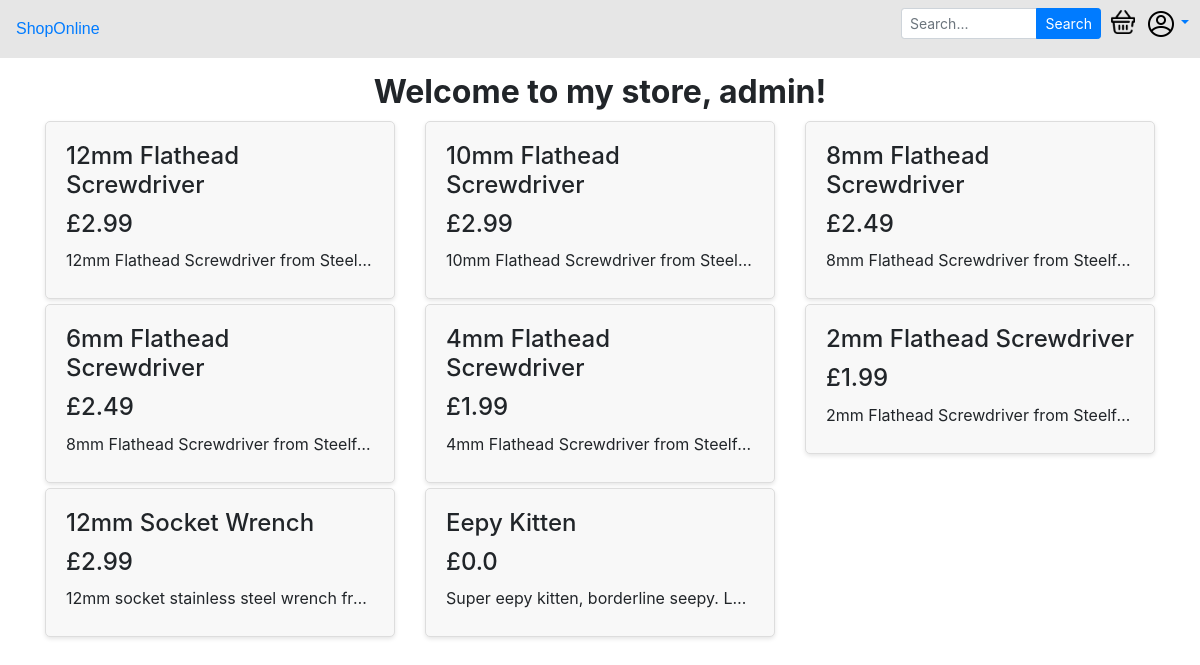
The page /store/ (signed in) on the database its author committed.
### storeapp/models.py (models this page shows, shortened)
class Product(models.Model):
    name = models.CharField(max_length=255)
    description = models.CharField(max_length=255)
    cost = models.FloatField()
    category = models.ForeignKey(Category, null=True, on_delete=models.SET_NULL)

### storeapp/views.py (the view)
# urls.py: path('', views.browse, name='browse'), #Browse all products
def browse(request):
    context = {}
    context["products"] = Product.objects.all()
    return render(request, 'storeapp/browse.html', context)

### storeapp/templates/storeapp/browse.html (shortened to what this page needs)
{% extends 'base.html' %}
{% load static %}
{% block content %}
<span class="loud top">Welcome to my store{% if user.username %}, {{user.username}}{% endif %}!</span>
<div class="container store">
    <div class="row">
    {% if products %}
        {% for product in products %}
            <div class="col-12 col-md-4">
                <div class="product-container" data-product-id="{{ product.id}}">
                    <span>
                        <h1>{{ product.name }}</h1>
                        <h1>£{{ product.cost }}</h1>
                        <span class="description long">{{ product.description }}</span>
                    </span>
                </div>
            </div>
        {% endfor %}
    {% else %}
    <div class="error-container">
        <span>Error loading store.</span>
    </div>
    {% endif %}
    </div>
</div>
{% endblock content %}

### static/css/styles.css (style rules this page uses)
body { font-family: 'Montserrat', sans-serif; justify-content: center; text-align: center; background-color: white; color: black; margin: 0; padding: 0; width: 100%; }
span .loud, .loud { font-size: 32px; font-weight: bold; text-align: center; display: block; }
.top { margin-top: 10px; margin-bottom: 5px; }
.container { max-width: 100%; padding: 0px; }
.product-container { background-color: #f8f8f8; padding: 20px; border: 1px solid #ddd; border-radius: 5px; box-shadow: 0 2px 4px rgba(0, 0, 0, 0.1); margin-bottom: 5px; }
.product-container h1 { font-size: 24px; margin-bottom: 10px; }
.long { display: inline-block; width: 100%; white-space: nowrap; overflow: hidden; text-overflow: ellipsis; }
.row { margin-bottom: 10px; }

### rows shown on the page
Product: name "12mm Flathead Screwdriver", cost "2.99", description "12mm Flathead Screwdriver from Steel…"
Product: name "10mm Flathead Screwdriver", cost "2.99", description "10mm Flathead Screwdriver from Steel…"
Product: name "8mm Flathead Screwdriver", cost "2.49", description "8mm Flathead Screwdriver from Steelf…"
Product: name "6mm Flathead Screwdriver", cost "2.49", description "8mm Flathead Screwdriver from Steelf…"
Product: name "4mm Flathead Screwdriver", cost "1.99", description "4mm Flathead Screwdriver from Steelf…"
Product: name "2mm Flathead Screwdriver", cost "1.99", description "2mm Flathead Screwdriver from Steelf…"
Product: name "12mm Socket Wrench", cost "2.99", description "12mm socket stainless steel wrench fr…"
Product: name "Eepy Kitten", cost "0.0", description "Super eepy kitten, borderline seepy. L…"

### other values the page prints
{{ user.username }} "admin"
